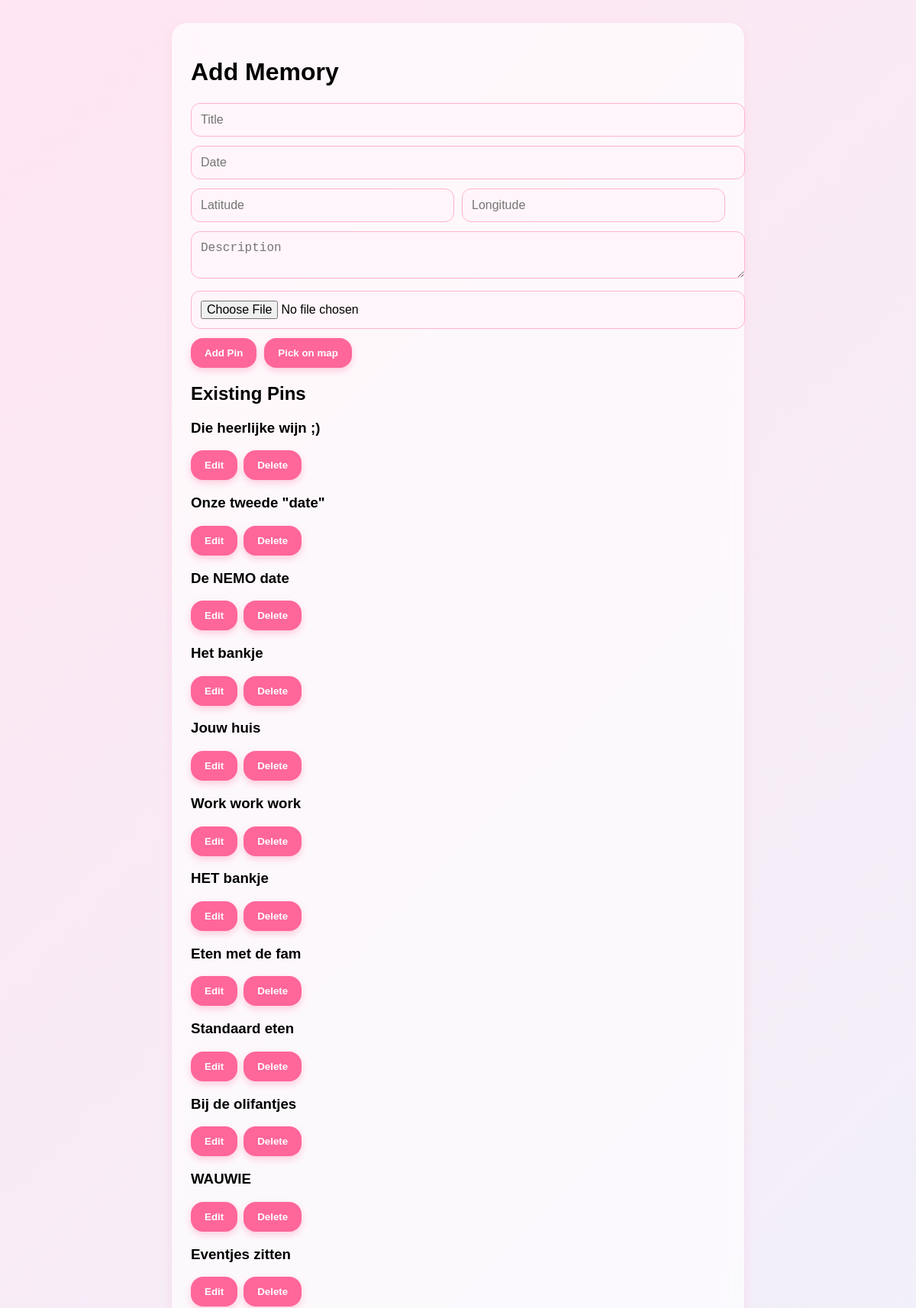
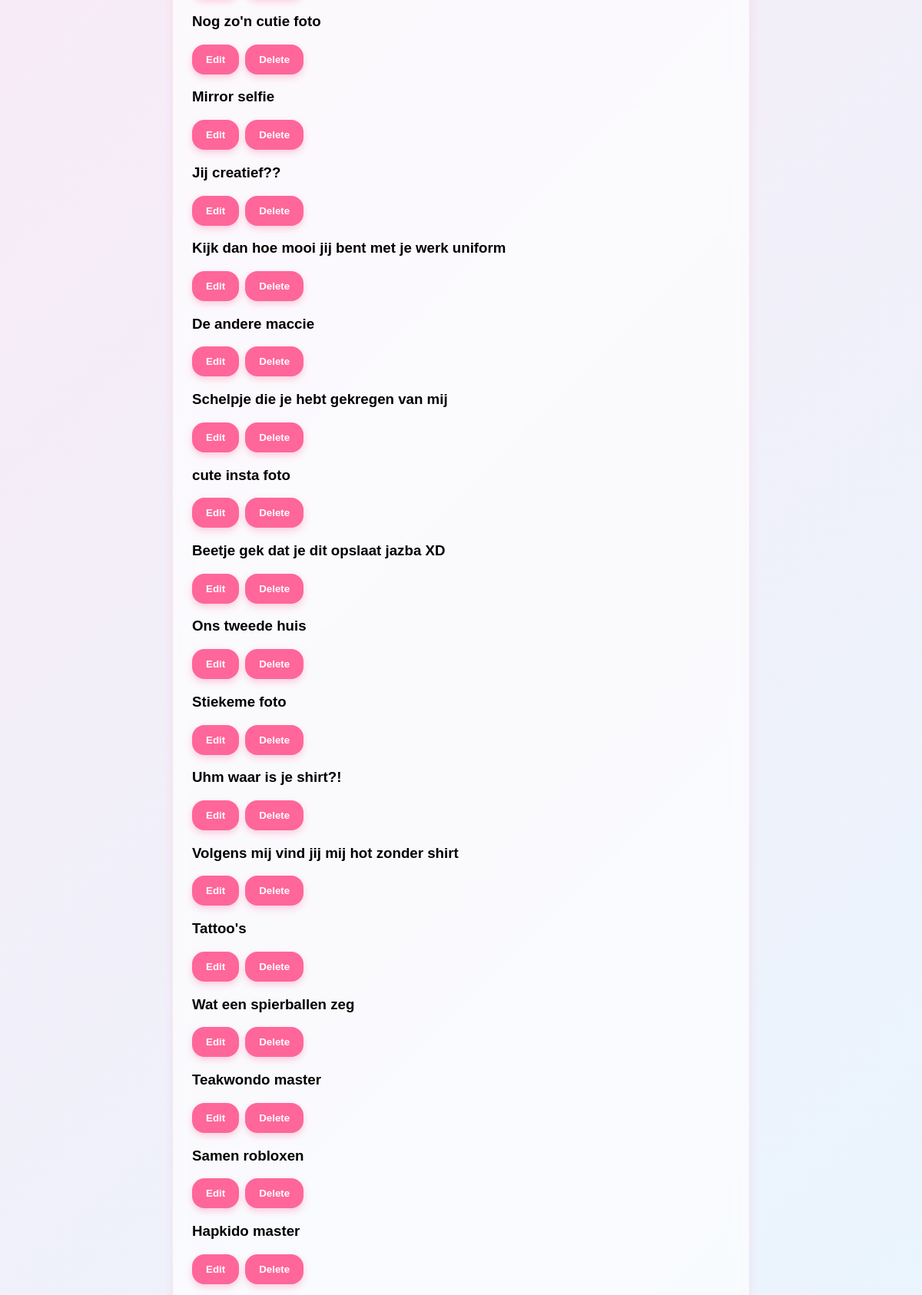
The page /admin (signed in, upper part) on the database its author committed (2 pictures, top to bottom).
### tables this page shows
CREATE TABLE pins (
 id INTEGER PRIMARY KEY AUTOINCREMENT,
 name TEXT NOT NULL,
 lat REAL NOT NULL,
 lng REAL NOT NULL,
 description TEXT,
 photo_filename TEXT,
 date TEXT
);

### app.py (the view)
@app.route("/admin")
def admin():
    if not auth(): return redirect("/login")
    with db() as con:
        pins = con.execute("SELECT * FROM pins").fetchall()
    return render_template("admin.html", pins=pins)

### app.py (called while the page is built)
def db():
    return sqlite3.connect(DB, check_same_thread=False)

def auth():
    return "user" in session

### templates/admin.html (shortened to what this page needs)
<!DOCTYPE html>
<html>
<head>
<link rel="stylesheet" href="/static/styles.css">
<link rel="stylesheet" href="https://unpkg.com/leaflet@1.9.4/dist/leaflet.css" />
</head>
<body>
<div class="admin-container">
<h1>Add Memory</h1>
<form id="admin-add-form" action="/api/pins/add" method="POST" enctype="multipart/form-data">
<input name="name" placeholder="Title">
<input name="date" placeholder="Date">
<div style="display:flex;gap:10px;">
    <input id="lat" name="lat" placeholder="Latitude">
    <input id="lng" name="lng" placeholder="Longitude">
</div>
<textarea name="description" placeholder="Description"></textarea>
<input type="file" name="photo">
<div style="display:flex;gap:10px;align-items:center;">
    <button type="submit">Add Pin</button>
    <button type="button" id="open-map-picker">Pick on map</button>
</div>
</form>
<h2>Existing Pins</h2>
<div class="pin-list">
{% for p in pins %}
<div class="pin-card">
<h3>{{p[1]}}</h3>
<div style="display:flex;gap:8px;">
    <form action="/edit/{{p[0]}}" method="GET" style="margin:0;">
        <button>Edit</button>
    </form>
    <form action="/api/pins/delete/{{p[0]}}" method="POST" style="margin:0;">
        <button>Delete</button>
    </form>
</div>
</div>
{% endfor %}
    </div>
</body>
</html>

### static/styles.css (style rules this page uses)
body { margin:0; font-family:Poppins,sans-serif; background:linear-gradient(135deg,#ffe6f2,#e6f7ff); }
.admin-container { max-width:700px;margin:30px auto;padding:25px;background:#ffffffaa;border-radius:20px;backdrop-filter:blur(10px);box-shadow:0 4px 12px rgba(255,170,200,.3); }
input,textarea { width:100%;padding:12px;border-radius:12px;border:1px solid #ffb3cc;background:#fff5fa;font-size:16px;margin-bottom:12px; }
button { background:#ff6699;border:none;padding:12px 18px;border-radius:16px;color:white;font-weight:bold;cursor:pointer;transition:.3s;box-shadow:0 4px 10px rgba(255,100,150,.3); }

### rows shown on the page
pins: name "Die heerlijke wijn ;)"
pins: name "Onze tweede \"date\""
pins: name "De NEMO date"
pins: name "Het bankje"
pins: name "Jouw huis"
pins: name "Work work work"
pins: name "HET bankje"
pins: name "Eten met de fam"
pins: name "Standaard eten"
pins: name "Bij de olifantjes"
pins: name "WAUWIE"
pins: name "Eventjes zitten"
pins: name "Nog zo'n cutie foto"
pins: name "Mirror selfie"
pins: name "Jij creatief??"
pins: name "Kijk dan hoe mooi jij bent met je werk uniform"
pins: name "De andere maccie"
pins: name "Schelpje die je hebt gekregen van mij"
pins: name "cute insta foto"
pins: name "Beetje gek dat je dit opslaat jazba XD"
pins: name "Ons tweede huis"
pins: name "Stiekeme foto"
pins: name "Uhm waar is je shirt?!"
pins: name "Volgens mij vind jij mij hot zonder shirt"
pins: name "Tattoo's"
pins: name "Wat een spierballen zeg"
pins: name "Teakwondo master"
pins: name "Samen robloxen"
pins: name "Hapkido master"
